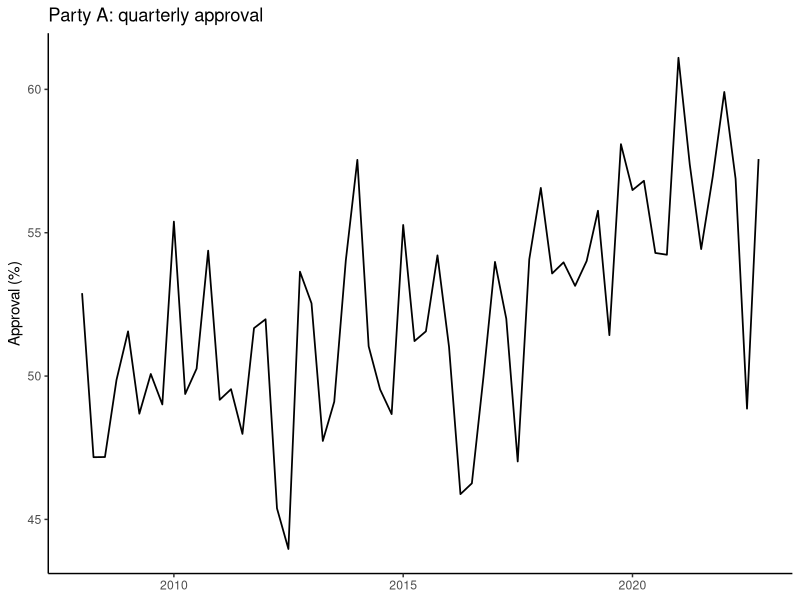
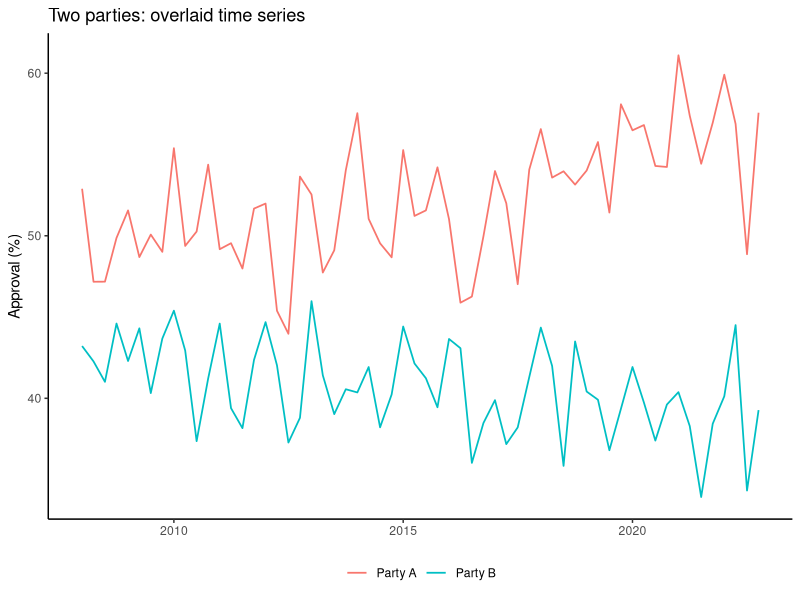
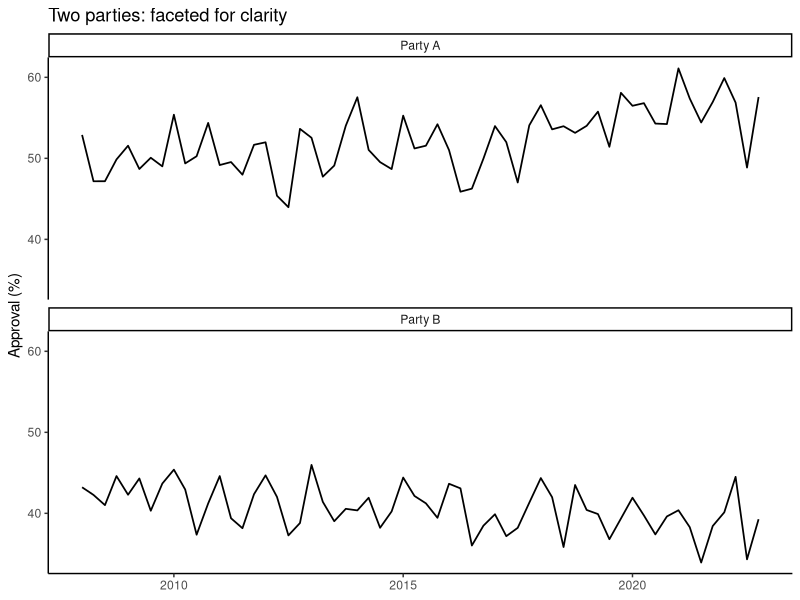
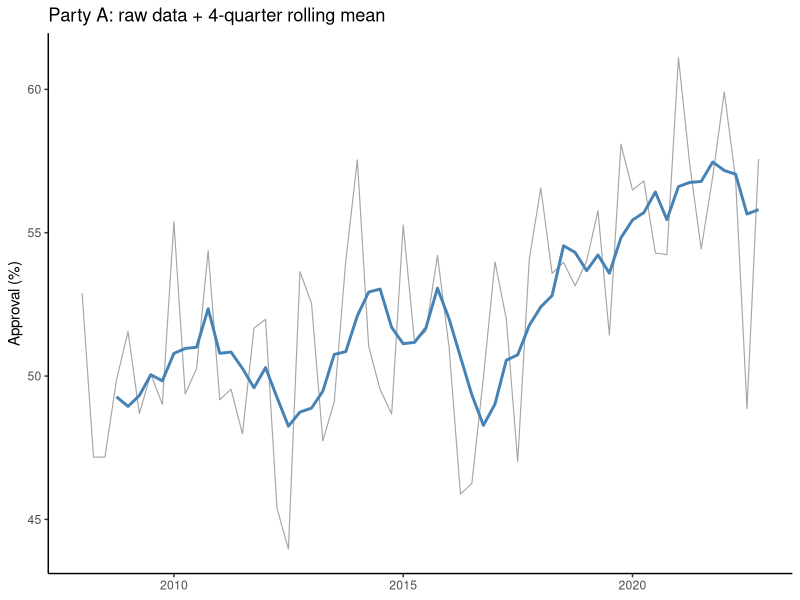
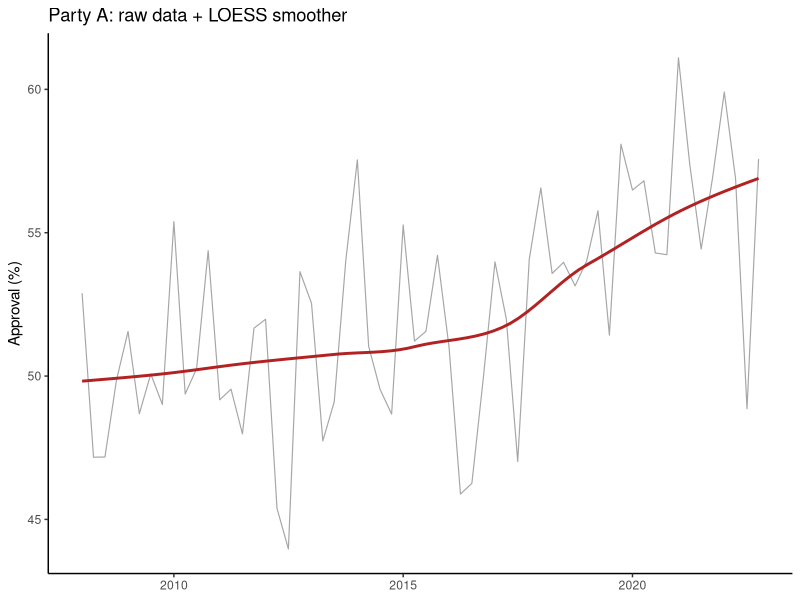
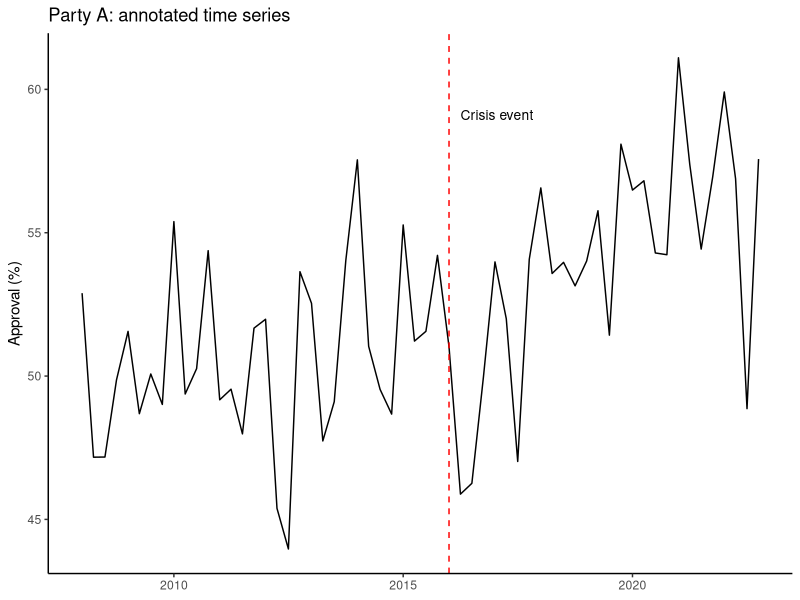
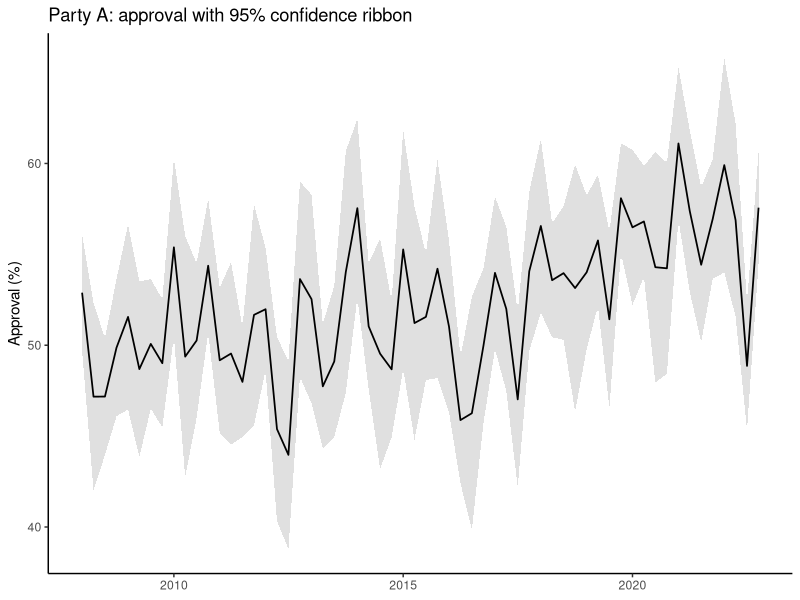
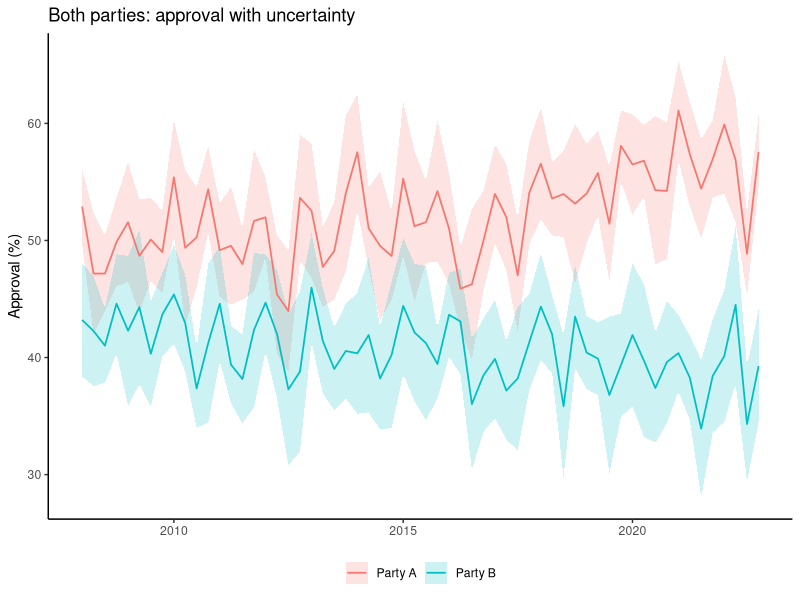

Generate these figures, in order, with R:
## ---- chunk 1
library(ggplot2)
library(dplyr)
library(tidyr)
library(scales)

set.seed(42)
## ---- chunk 2
quarters <- seq(as.Date("2008-01-01"), as.Date("2022-10-01"), by = "quarter")
n_q <- length(quarters)

df <- expand.grid(date = quarters, party = c("Party A", "Party B")) %>%
  arrange(party, date) %>%
  group_by(party) %>%
  mutate(
    t = row_number(),
    trend = ifelse(party == "Party A", 48 + 0.15 * t, 42 - 0.05 * t),
    season = 2 * sin(2 * pi * t / 4),
    shock = ifelse(party == "Party A" & date >= as.Date("2016-01-01") &
                     date <= as.Date("2016-07-01"), -6, 0),
    noise = rnorm(n(), 0, 2),
    approval = trend + season + shock + noise,
    se = runif(n(), 1.5, 3.5),
    lower = approval - 1.96 * se,
    upper = approval + 1.96 * se,
    year = as.numeric(format(date, "%Y"))
  ) %>%
  ungroup()
## ---- chunk 3
df %>%
  group_by(party) %>%
  summarise(
    n = n(),
    min_date = min(date),
    max_date = max(date),
    mean_approval = round(mean(approval), 1)
  )
## ---- chunk 4
df_a <- df %>% filter(party == "Party A")

ggplot(df_a, aes(x = date, y = approval)) +
  geom_line(linewidth = 0.6) +
  theme_classic() +
  labs(x = NULL, y = "Approval (%)",
       title = "Party A: quarterly approval")
## ---- chunk 5
ggplot(df, aes(x = date, y = approval, color = party)) +
  geom_line(linewidth = 0.6) +
  theme_classic() +
  theme(legend.position = "bottom") +
  labs(x = NULL, y = "Approval (%)", color = NULL,
       title = "Two parties: overlaid time series")
## ---- chunk 6
ggplot(df, aes(x = date, y = approval)) +
  geom_line(linewidth = 0.6) +
  facet_wrap(~ party, ncol = 1) +
  theme_classic() +
  labs(x = NULL, y = "Approval (%)",
       title = "Two parties: faceted for clarity")
## ---- chunk 7
df_a <- df_a %>%
  arrange(date) %>%
  mutate(roll_4 = zoo::rollmean(approval, k = 4, fill = NA, align = "right"))

ggplot(df_a, aes(x = date)) +
  geom_line(aes(y = approval), alpha = 0.35, linewidth = 0.4) +
  geom_line(aes(y = roll_4), color = "steelblue", linewidth = 1) +
  theme_classic() +
  labs(x = NULL, y = "Approval (%)",
       title = "Party A: raw data + 4-quarter rolling mean")
## ---- chunk 8
ggplot(df_a, aes(x = date, y = approval)) +
  geom_line(alpha = 0.35, linewidth = 0.4) +
  geom_smooth(method = "loess", se = FALSE, linewidth = 1, color = "firebrick") +
  theme_classic() +
  labs(x = NULL, y = "Approval (%)",
       title = "Party A: raw data + LOESS smoother")
## ---- chunk 9
ggplot(df_a, aes(x = date, y = approval)) +
  geom_line(linewidth = 0.5) +
  geom_vline(xintercept = as.Date("2016-01-01"), linetype = "dashed", color = "red") +
  annotate("text", x = as.Date("2016-04-01"), y = max(df_a$approval) - 2,
           label = "Crisis event", hjust = 0, size = 3.5) +
  theme_classic() +
  labs(x = NULL, y = "Approval (%)",
       title = "Party A: annotated time series")
## ---- chunk 10
ggplot(df_a, aes(x = date)) +
  geom_ribbon(aes(ymin = lower, ymax = upper), fill = "grey70", alpha = 0.4) +
  geom_line(aes(y = approval), linewidth = 0.6) +
  theme_classic() +
  labs(x = NULL, y = "Approval (%)",
       title = "Party A: approval with 95% confidence ribbon")
## ---- chunk 11
ggplot(df, aes(x = date, fill = party, color = party)) +
  geom_ribbon(aes(ymin = lower, ymax = upper), alpha = 0.2, color = NA) +
  geom_line(aes(y = approval), linewidth = 0.6) +
  theme_classic() +
  theme(legend.position = "bottom") +
  labs(x = NULL, y = "Approval (%)", color = NULL, fill = NULL,
       title = "Both parties: approval with uncertainty")
## ---- chunk 12
ggplot(df_a, aes(x = date, y = approval)) +
  geom_line(linewidth = 0.5) +
  scale_x_date(date_breaks = "2 years", date_labels = "%Y") +
  theme_classic() +
  labs(x = NULL, y = "Approval (%)",
       title = "Formatted date axis (2-year breaks)")
## ---- chunk 13
df_recent <- df %>%
  filter(party == "Party A", year >= 2018) %>%
  mutate(quarter = as.numeric(format(date, "%m")))

ggplot(df_recent, aes(x = quarter, y = approval, color = factor(year), group = year)) +
  geom_line(linewidth = 0.7) +
  geom_point(size = 1.5) +
  scale_x_continuous(breaks = c(1, 4, 7, 10), labels = c("Q1", "Q2", "Q3", "Q4")) +
  theme_classic() +
  theme(legend.position = "bottom") +
  labs(x = NULL, y = "Approval (%)", color = "Year",
       title = "Party A: year-over-year seasonal comparison")
## ---- chunk 14
p <- ggplot(df, aes(x = date, y = approval, color = party)) +
  geom_line(linewidth = 0.6) +
  theme_classic() +
  theme(legend.position = "bottom") +
  labs(x = NULL, y = "Approval (%)", color = NULL)

p

ggsave("time_series_two_parties.png", plot = p, width = 7, height = 4, dpi = 300)
